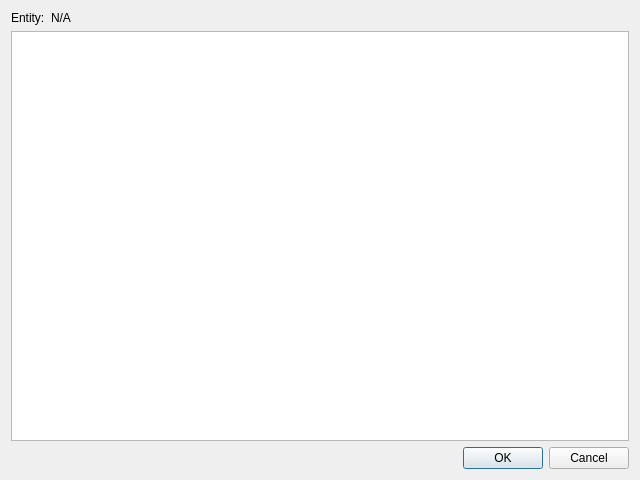
<?xml version="1.0" encoding="UTF-8"?>
<ui version="4.0">
 <class>SelectComponentPropertyDialog</class>
 <widget class="QDialog" name="SelectComponentPropertyDialog">
  <property name="windowModality">
   <enum>Qt::WindowModality::ApplicationModal</enum>
  </property>
  <property name="geometry">
   <rect>
    <x>0</x>
    <y>0</y>
    <width>640</width>
    <height>480</height>
   </rect>
  </property>
  <property name="windowTitle">
   <string>Select Component Property</string>
  </property>
  <layout class="QVBoxLayout" name="mainLayout">
   <property name="sizeConstraint">
    <enum>QLayout::SizeConstraint::SetMinAndMaxSize</enum>
   </property>
   <item>
    <layout class="QHBoxLayout" name="entityLabelHBox" stretch="0,1">
     <item>
      <widget class="QLabel" name="entityLabel">
       <property name="text">
        <string>Entity:</string>
       </property>
      </widget>
     </item>
     <item>
      <widget class="QLabel" name="entityPathLabel">
       <property name="text">
        <string>N/A</string>
       </property>
      </widget>
     </item>
    </layout>
   </item>
   <item>
    <widget class="QTreeView" name="componentPropertyTree"/>
   </item>
   <item>
    <widget class="QDialogButtonBox" name="buttonBox">
     <property name="orientation">
      <enum>Qt::Orientation::Horizontal</enum>
     </property>
     <property name="standardButtons">
      <set>QDialogButtonBox::StandardButton::Cancel|QDialogButtonBox::StandardButton::Ok</set>
     </property>
    </widget>
   </item>
  </layout>
 </widget>
 <resources/>
 <connections>
  <connection>
   <sender>buttonBox</sender>
   <signal>accepted()</signal>
   <receiver>SelectComponentPropertyDialog</receiver>
   <slot>ok_clicked()</slot>
   <hints>
    <hint type="sourcelabel">
     <x>248</x>
     <y>254</y>
    </hint>
    <hint type="destinationlabel">
     <x>157</x>
     <y>274</y>
    </hint>
   </hints>
  </connection>
  <connection>
   <sender>buttonBox</sender>
   <signal>rejected()</signal>
   <receiver>SelectComponentPropertyDialog</receiver>
   <slot>reject()</slot>
   <hints>
    <hint type="sourcelabel">
     <x>316</x>
     <y>260</y>
    </hint>
    <hint type="destinationlabel">
     <x>286</x>
     <y>274</y>
    </hint>
   </hints>
  </connection>
  <connection>
   <sender>componentPropertyTree</sender>
   <signal>doubleClicked(QModelIndex)</signal>
   <receiver>SelectComponentPropertyDialog</receiver>
   <slot>tree_item_double_clicked(QModelIndex)</slot>
   <hints>
    <hint type="sourcelabel">
     <x>319</x>
     <y>224</y>
    </hint>
    <hint type="destinationlabel">
     <x>319</x>
     <y>239</y>
    </hint>
   </hints>
  </connection>
 </connections>
 <slots>
  <slot>tree_item_double_clicked(QModelIndex)</slot>
  <slot>ok_clicked()</slot>
 </slots>
</ui>
